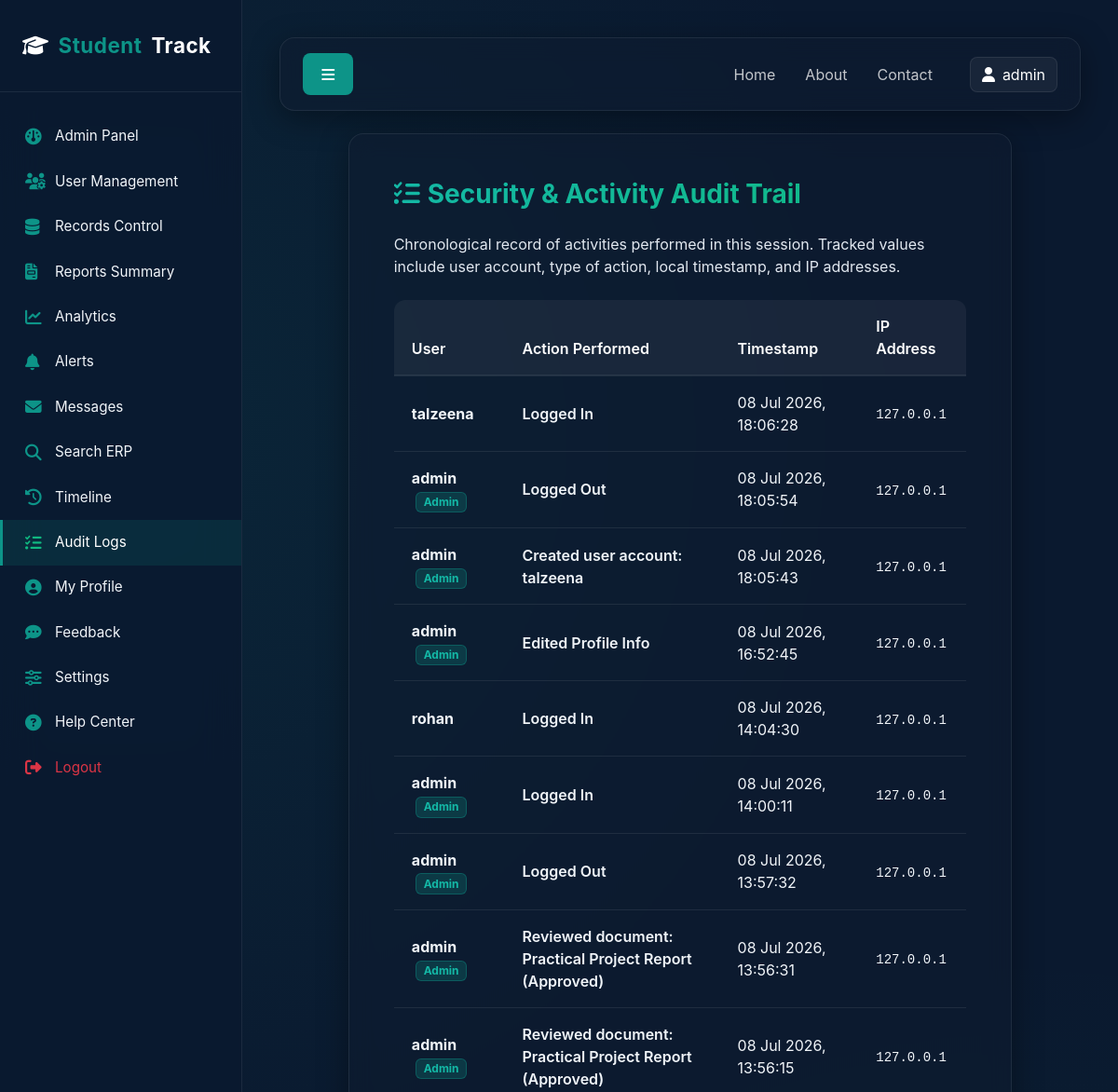
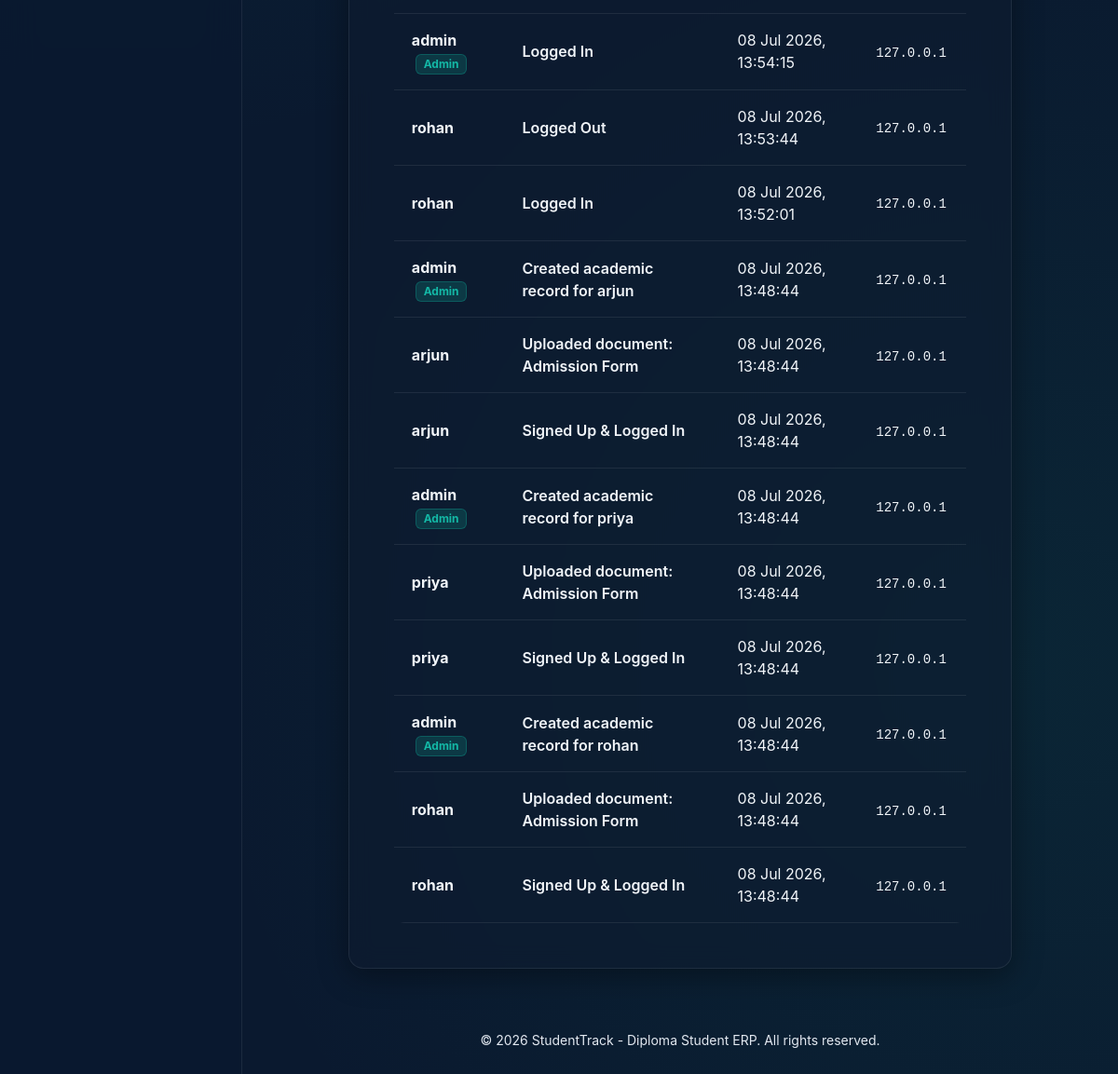
The page /activity-logs/ (signed in) on the database its author committed (2 pictures, top to bottom).
### erp/models.py (models this page shows, shortened)
class ActivityLog(models.Model):
    user = models.ForeignKey(User, null=True, on_delete=models.SET_NULL, related_name='activity_logs')
    action = models.CharField(max_length=255)
    timestamp = models.DateTimeField(auto_now_add=True)
    ip_address = models.CharField(max_length=50, null=True, blank=True)

### erp/views.py (the view)
# urls.py: path('activity-logs/', views.activity_logs_view, name='activity_logs'),
@login_required
def activity_logs_view(request):
    if request.user.profile.role == 'admin':
        logs = ActivityLog.objects.all().order_by('-timestamp')
    else:
        logs = request.user.activity_logs.all().order_by('-timestamp')
    return render(request, 'erp/activity_logs.html', {'logs': logs})

### erp/templates/erp/activity_logs.html (shortened to what this page needs)
{% extends 'erp/base.html' %}
{% block content %}
<div class="row">
    <div class="col-lg-10 mx-auto">
        <div class="glass-card p-5">
            <h3 class="fw-bold mb-4 accent-text-gradient"><i class="fa-solid fa-list-check me-2"></i>Security & Activity Audit Trail</h3>
            <p class="text-muted mb-4">Chronological record of activities performed in this session. Tracked values include user account, type of action, local timestamp, and IP addresses.</p>
            <div class="table-responsive-glass">
                <table class="table table-glass">
                    <thead>
                        <tr>
                            {% if user.profile.role == 'admin' %}
                                <th>User</th>
                            {% endif %}
                            <th>Action Performed</th>
                            <th>Timestamp</th>
                            <th>IP Address</th>
                        </tr>
                    </thead>
                    <tbody>
                        {% for log in logs %}
                        <tr>
                            {% if user.profile.role == 'admin' %}
                                <td>
                                    <strong>{{ log.user.username|default:"Anonymous" }}</strong>
                                    {% if log.user.profile.role == 'admin' %}
                                        <span class="badge badge-teal ms-1">Admin</span>
                                    {% endif %}
                                </td>
                            {% endif %}
                            <td class="fw-semibold text-white">{{ log.action }}</td>
                            <td>{{ log.timestamp|date:"d M Y, H:i:s" }}</td>
                            <td><code class="text-teal-hover">{{ log.ip_address|default:"127.0.0.1" }}</code></td>
                        </tr>
                        {% empty %}
                        <tr>
                            <td colspan="{% if user.profile.role == 'admin' %}4{% else %}3{% endif %}" class="text-center text-muted py-4">No activities logged yet in this environment.</td>
                        </tr>
                        {% endfor %}
                    </tbody>
                </table>
            </div>
        </div>
    </div>
</div>
{% endblock %}

### erp/templates/erp/base.html (shortened to what this page needs)
{% load static %}
<!DOCTYPE html>
<html lang="en">
<head>
    <link href="https://cdn.jsdelivr.net/npm/bootstrap@5.3.0/dist/css/bootstrap.min.css" rel="stylesheet">
    <link href="https://cdnjs.cloudflare.com/ajax/libs/font-awesome/6.4.0/css/all.min.css" rel="stylesheet">
    <link rel="stylesheet" href="{% static 'erp/css/theme.css' %}">
</head>
<body>
    <div id="wrapper">
        {% if user.is_authenticated %}
        <nav id="sidebar">
            <div class="sidebar-header">
                <a href="{% url 'dashboard' %}" class="sidebar-brand">
                    <i class="fa-solid fa-graduation-cap text-teal"></i>
                    <span>Student</span>Track
                </a>
            </div>
            <ul class="components-nav">
                {% if user.profile.role == 'admin' %}
                    <li class="{% if request.resolver_match.url_name == 'admin_dashboard' %}active{% endif %}">
                        <a href="{% url 'admin_dashboard' %}"><i class="fa-solid fa-gauge"></i> Admin Panel</a>
                    </li>
                    <li class="{% if request.resolver_match.url_name == 'user_management' %}active{% endif %}">
                        <a href="{% url 'user_management' %}"><i class="fa-solid fa-users-cog"></i> User Management</a>
                    </li>
                    <li class="{% if request.resolver_match.url_name == 'data_management' %}active{% endif %}">
                        <a href="{% url 'data_management' %}"><i class="fa-solid fa-database"></i> Records Control</a>
                    </li>
                {% endif %}
                <li class="{% if request.resolver_match.url_name == 'reports' %}active{% endif %}">
                    <a href="{% url 'reports' %}"><i class="fa-solid fa-file-invoice"></i> Reports Summary</a>
                </li>
                <li class="{% if request.resolver_match.url_name == 'analytics' %}active{% endif %}">
                    <a href="{% url 'analytics' %}"><i class="fa-solid fa-chart-line"></i> Analytics</a>
                </li>
                <li class="{% if request.resolver_match.url_name == 'notifications' %}active{% endif %}">
                    <a href="{% url 'notifications' %}"><i class="fa-solid fa-bell"></i> Alerts</a>
                </li>
                <li class="{% if request.resolver_match.url_name == 'messages' %}active{% endif %}">
                    <a href="{% url 'messages' %}"><i class="fa-solid fa-envelope"></i> Messages</a>
                </li>
                <li class="{% if request.resolver_match.url_name == 'search' %}active{% endif %}">
                    <a href="{% url 'search' %}"><i class="fa-solid fa-search"></i> Search ERP</a>
                </li>
                <li class="{% if request.resolver_match.url_name == 'history' %}active{% endif %}">
                    <a href="{% url 'history' %}"><i class="fa-solid fa-clock-rotate-left"></i> Timeline</a>
                </li>
                <li class="{% if request.resolver_match.url_name == 'activity_logs' %}active{% endif %}">
                    <a href="{% url 'activity_logs' %}"><i class="fa-solid fa-list-check"></i> Audit Logs</a>
                </li>
                <li class="{% if request.resolver_match.url_name == 'profile' %}active{% endif %}">
                    <a href="{% url 'profile' %}"><i class="fa-solid fa-user-circle"></i> My Profile</a>
                </li>
                <li class="{% if request.resolver_match.url_name == 'feedback' %}active{% endif %}">
                    <a href="{% url 'feedback' %}"><i class="fa-solid fa-comment-dots"></i> Feedback</a>
                </li>
                <li class="{% if request.resolver_match.url_name == 'settings' %}active{% endif %}">
                    <a href="{% url 'settings' %}"><i class="fa-solid fa-sliders"></i> Settings</a>
                </li>
                <li class="{% if request.resolver_match.url_name == 'help_center' %}active{% endif %}">
                    <a href="{% url 'help_center' %}"><i class="fa-solid fa-question-circle"></i> Help Center</a>
                </li>
                <li>
                    <a href="{% url 'logout' %}" class="text-danger"><i class="fa-solid fa-sign-out-alt text-danger"></i> Logout</a>
                </li>
            </ul>
        </nav>
        {% endif %}
        <div id="content" class="w-100">
            <nav class="navbar navbar-expand-lg glass-card py-3 px-4 mb-4">
                <div class="container-fluid p-0">
                    {% if user.is_authenticated %}
                    <button type="button" id="sidebarCollapse" class="btn btn-teal me-3">
                        <i class="fa-solid fa-bars"></i>
                    </button>
                    {% else %}
                    <a href="{% url 'home' %}" class="navbar-brand text-white fw-bold me-auto">
                        <i class="fa-solid fa-graduation-cap text-teal me-2"></i>StudentTrack
                    </a>
                    {% endif %}
                    <div class="collapse navbar-collapse d-none d-lg-flex justify-content-end" id="navbarContent">
                        <ul class="navbar-nav align-items-center gap-3">
                            <li class="nav-item">
                                <a href="{% url 'home' %}" class="nav-link text-white opacity-75">Home</a>
                            </li>
                            <li class="nav-item">
                                <a href="{% url 'about' %}" class="nav-link text-white opacity-75">About</a>
                            </li>
                            <li class="nav-item mb-0">
                                <a href="{% url 'contact' %}" class="nav-link text-white opacity-75 me-3">Contact</a>
                            </li>
                            {% if user.is_authenticated %}
                            <li class="nav-item dropdown">
                                <a class="btn btn-glass d-flex align-items-center gap-2" href="{% url 'profile' %}">
                                    {% if user.profile.profile_pic %}
                                        <img src="{{ user.profile.profile_pic.url }}" alt="avatar" class="rounded-circle" style="width: 25px; height: 25px; object-fit: cover;">
                                    {% else %}
                                        <i class="fa-solid fa-user text-teal"></i>
                                    {% endif %}
                                    <span>{{ user.username }}</span>
                                </a>
                            </li>
                            {% endif %}
                        </ul>
                    </div>
                </div>
            </nav>
            <div class="container-fluid p-0">
                {% block content %}{% endblock %}
            </div>
            <footer class="mt-5 text-center text-muted py-3">
                <small>&copy; 2026 StudentTrack - Diploma Student ERP. All rights reserved.</small>
            </footer>
        </div>
    </div>
</body>
</html>

### static/erp/css/theme.css (style rules this page uses)
:root { --bg-dark-blue: #0a192f; --bg-card-glass: rgba(16, 28, 48, 0.55); --border-glass: rgba(255, 255, 255, 0.08); --teal-green: #0d9488; --teal-green-hover: #14b8a6; --accent-green: #10b981; --light-gray: #f1f5f9; --pure-white: #ffffff; --text-muted: #e2e8f0; --sidebar-width: 260px; --transition-smooth: all 0.3s cubic-bezier(0.4, 0, 0.2, 1); }
.text-muted { color: #e2e8f0 !important; }
body { background-color: var(--bg-dark-blue); background-image: radial-gradient(circle at 10% 20%, rgba(13, 148, 136, 0.1) 0%, transparent 40%), radial-gradient(circle at 90% 80%, rgba(16, 185, 129, 0.08) 0%, transparent 40%); background-attachment: fixed; color: var(--pure-white); font-family: 'Inter', 'Outfit', -apple-system, BlinkMacSystemFont, "Segoe UI", Roboto, sans-serif; min-height: 100vh; overflow-x: hidden; }
.glass-card { background: var(--bg-card-glass); backdrop-filter: blur(12px); -webkit-backdrop-filter: blur(12px); border: 1px solid var(--border-glass); border-radius: 16px; box-shadow: 0 8px 32px 0 rgba(0, 0, 0, 0.37); transition: var(--transition-smooth); }
#wrapper { display: flex; width: 100%; align-items: stretch; }
#sidebar { min-width: var(--sidebar-width); max-width: var(--sidebar-width); background: rgba(10, 25, 47, 0.85); backdrop-filter: blur(20px); -webkit-backdrop-filter: blur(20px); border-right: 1px solid var(--border-glass); transition: var(--transition-smooth); min-height: 100vh; z-index: 1000; }
#content { width: 100%; padding: 2.5rem; min-height: 100vh; transition: var(--transition-smooth); }
.sidebar-header { padding: 2rem 1.5rem; border-bottom: 1px solid var(--border-glass); }
.sidebar-brand { font-size: 1.4rem; font-weight: 700; letter-spacing: 0.5px; color: var(--pure-white); text-decoration: none; display: flex; align-items: center; gap: 10px; }
.sidebar-brand span { color: var(--teal-green); }
.components-nav { padding: 1.5rem 0; list-style: none; margin: 0; }
.components-nav li a { padding: 0.8rem 1.5rem; font-size: 0.95rem; display: flex; align-items: center; gap: 12px; color: var(--light-gray); text-decoration: none; transition: var(--transition-smooth); border-left: 3px solid transparent; }
.components-nav li a:hover, .components-nav li.active a { color: var(--pure-white); background: rgba(13, 148, 136, 0.15); border-left-color: var(--teal-green); }
.components-nav li a i { width: 20px; font-size: 1.1rem; color: var(--teal-green); }
.components-nav li.active a i { color: var(--accent-green); }
.btn-teal { background-color: var(--teal-green); color: var(--pure-white); border: 1px solid transparent; transition: var(--transition-smooth); border-radius: 8px; font-weight: 600; padding: 0.6rem 1.2rem; }
.btn-glass { background: rgba(255, 255, 255, 0.05); border: 1px solid var(--border-glass); color: var(--pure-white); border-radius: 8px; transition: var(--transition-smooth); }
.badge-teal { background-color: rgba(13, 148, 136, 0.25); color: var(--teal-green-hover); border: 1px solid rgba(13, 148, 136, 0.4); }
.table-responsive-glass { border-radius: 12px; overflow: hidden; }
.table-glass { margin-bottom: 0; color: #f1f5f9; background: transparent; }
.table-glass th { background: rgba(255, 255, 255, 0.05) !important; color: var(--pure-white); font-weight: 600; border-bottom: 2px solid var(--border-glass) !important; padding: 1rem 1.2rem; }
.table-glass td { background: transparent !important; border-bottom: 1px solid var(--border-glass) !important; padding: 1rem 1.2rem; vertical-align: middle; }
.table-glass tbody tr { transition: var(--transition-smooth); }
.accent-text-gradient { background: linear-gradient(135deg, var(--teal-green-hover) 0%, var(--accent-green) 100%); background-clip: text; -webkit-background-clip: text; -webkit-text-fill-color: transparent; }
.text-teal-hover { color: #f1f5f9 !important; }
.table-glass td, .table-glass tbody td, .table-glass tr td { color: #f1f5f9 !important; }

### rows shown on the page
ActivityLog: user.username "talzeena", action "Logged In", timestamp "08 Jul 2026, 18:06:28", ip_address "127.0.0.1"
ActivityLog: user.username "admin", shows "Admin", action "Logged Out", timestamp "08 Jul 2026, 18:05:54", ip_address "127.0.0.1"
ActivityLog: user.username "admin", shows "Admin", action "Created user account: talzeena", timestamp "08 Jul 2026, 18:05:43", ip_address "127.0.0.1"
ActivityLog: user.username "admin", shows "Admin", action "Edited Profile Info", timestamp "08 Jul 2026, 16:52:45", ip_address "127.0.0.1"
ActivityLog: user.username "rohan", action "Logged In", timestamp "08 Jul 2026, 14:04:30", ip_address "127.0.0.1"
ActivityLog: user.username "admin", shows "Admin", action "Logged In", timestamp "08 Jul 2026, 14:00:11", ip_address "127.0.0.1"
ActivityLog: user.username "admin", shows "Admin", action "Logged Out", timestamp "08 Jul 2026, 13:57:32", ip_address "127.0.0.1"
ActivityLog: user.username "admin", shows "Admin", action "Reviewed document: Practical Project Report (Approved)", timestamp "08 Jul 2026, 13:56:31", ip_address "127.0.0.1"
ActivityLog: user.username "admin", shows "Admin", action "Reviewed document: Practical Project Report (Approved)", timestamp "08 Jul 2026, 13:56:15", ip_address "127.0.0.1"
ActivityLog: user.username "admin", shows "Admin", action "Logged In", timestamp "08 Jul 2026, 13:54:15", ip_address "127.0.0.1"
ActivityLog: user.username "rohan", action "Logged Out", timestamp "08 Jul 2026, 13:53:44", ip_address "127.0.0.1"
ActivityLog: user.username "rohan", action "Logged In", timestamp "08 Jul 2026, 13:52:01", ip_address "127.0.0.1"
ActivityLog: user.username "admin", shows "Admin", action "Created academic record for arjun", timestamp "08 Jul 2026, 13:48:44", ip_address "127.0.0.1"
ActivityLog: user.username "arjun", action "Uploaded document: Admission Form", timestamp "08 Jul 2026, 13:48:44", ip_address "127.0.0.1"
ActivityLog: user.username "arjun", action "Signed Up & Logged In", timestamp "08 Jul 2026, 13:48:44", ip_address "127.0.0.1"
ActivityLog: user.username "admin", shows "Admin", action "Created academic record for priya", timestamp "08 Jul 2026, 13:48:44", ip_address "127.0.0.1"
ActivityLog: user.username "priya", action "Uploaded document: Admission Form", timestamp "08 Jul 2026, 13:48:44", ip_address "127.0.0.1"
ActivityLog: user.username "priya", action "Signed Up & Logged In", timestamp "08 Jul 2026, 13:48:44", ip_address "127.0.0.1"
ActivityLog: user.username "admin", shows "Admin", action "Created academic record for rohan", timestamp "08 Jul 2026, 13:48:44", ip_address "127.0.0.1"
ActivityLog: user.username "rohan", action "Uploaded document: Admission Form", timestamp "08 Jul 2026, 13:48:44", ip_address "127.0.0.1"
ActivityLog: user.username "rohan", action "Signed Up & Logged In", timestamp "08 Jul 2026, 13:48:44", ip_address "127.0.0.1"

### other values the page prints
{{ user.username }} "admin"
